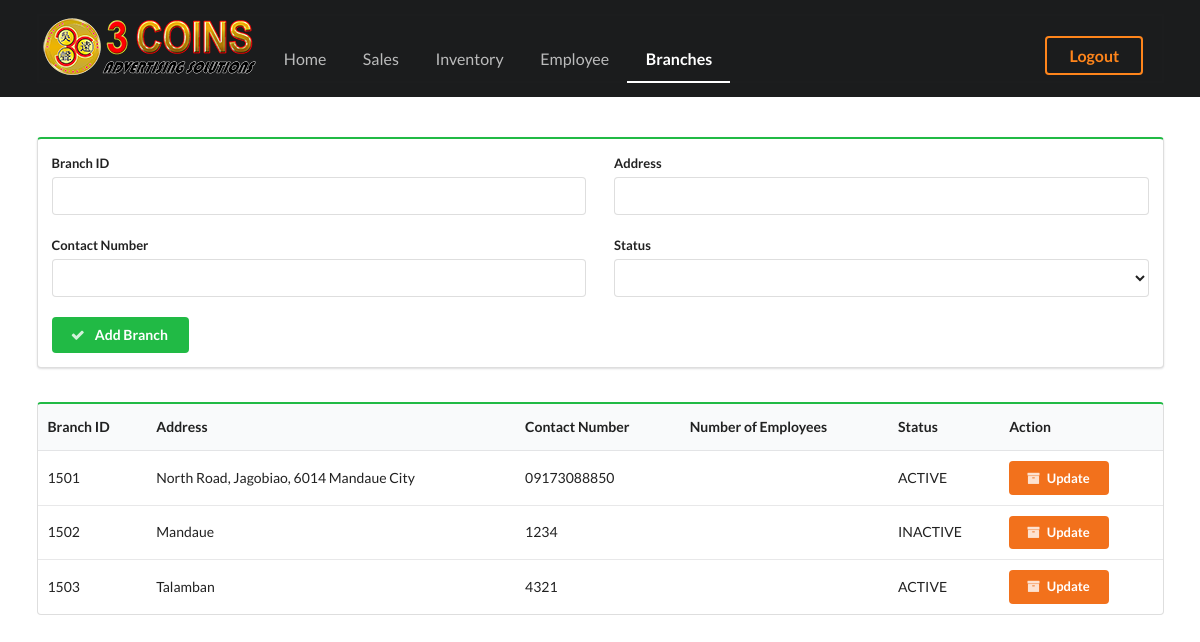
The app's page /webpages/admin/admin_branch.php (signed in) with its own data.
### tables this page shows
CREATE TABLE IF NOT EXISTS `branch` (
  `branch_id` int(11) NOT NULL,
  `branch_address` varchar(255) DEFAULT NULL,
  `branch_contact_number` varchar(20) DEFAULT NULL,
  `number_of_employees` int(11) DEFAULT NULL,
  `status` enum('ACTIVE','INACTIVE','UNDER RENOVATION') DEFAULT NULL
);

### webpages/required/core.php (called while the page is built, shortened)
<?php
function loggedin(){
 if (isset($_SESSION['user_id']) && !empty($_SESSION['user_id'])) {
 	return true;
 } else{
 	return false;
 }
}
?>

### webpages/admin/admin_branch.php (the view, shortened to what this page needs)
<?php
require '../required/core.php';
if (loggedin()) {
?>
<!DOCTYPE html>
<html>
<head>
  <link rel="stylesheet" type="text/css" href="../../dist/components/reset.css">
  <link rel="stylesheet" type="text/css" href="../../dist/components/site.css">
  <link rel="stylesheet" type="text/css" href="../../dist/components/accordion.css">
  <link rel="stylesheet" type="text/css" href="../../dist/components/container.css">
  <link rel="stylesheet" type="text/css" href="../../dist/components/grid.css">
  <link rel="stylesheet" type="text/css" href="../../dist/components/header.css">
  <link rel="stylesheet" type="text/css" href="../../dist/components/image.css">
  <link rel="stylesheet" type="text/css" href="../../dist/components/menu.css">
  <link rel="stylesheet" type="text/css" href="../../dist/components/form.css">
  <link rel="stylesheet" type="text/css" href="../../dist/components/divider.css">
  <link rel="stylesheet" type="text/css" href="../../dist/components/dropdown.css">
  <link rel="stylesheet" type="text/css" href="../../dist/components/segment.css">
  <link rel="stylesheet" type="text/css" href="../../dist/components/button.css">
  <link rel="stylesheet" type="text/css" href="../../dist/components/list.css">
  <link rel="stylesheet" type="text/css" href="../../dist/components/icon.css">
  <link rel="stylesheet" type="text/css" href="../../dist/components/sidebar.css">
  <link rel="stylesheet" type="text/css" href="../../dist/components/transition.css">
  <link rel="stylesheet" type="text/css" href="../../dist/components/table.css">
  <link rel="stylesheet" type="text/css" href="../../dist/components/modal.css">
</head>
<body>
  <div class="ui inverted vertical center aligned segment">
    <div class="ui container">
      <div class="ui large secondary inverted pointing menu">
        <a class="brand"><img src="../assets/images/logo3.png" class="image"></a>
        <a class="item" href="index.php">Home</a>
        <a class="item" href="admin_sales.php">Sales</a>
        <a class="item" href="admin_inventory.php">Inventory</a>
        <a class="item" href="admin_emp.php">Employee</a>
        <a class="active item">Branches</a>
        <div class="right item">
          <a class="ui inverted orange button" href="logout.php">Logout</a>
        </div>
      </div>
    </div>
  </div>
  <br><br>
  <div class="ui container">
      <div class="content">
        <form class="ui green form segment" method="post" action="<?php echo $_SERVER['PHP_SELF']; ?>">
          <div class="ui two column grid">
            <div class="column">
              <div class="field">
                <label>Branch ID</label>
                <input name="branch_id" type="text" required>
              </div>
            </div>
            <div class="column">
              <div class="field">
                <label>Address</label>
                <input name="address" type="text" required>
              </div>
            </div>
          </div>
          <br>
          <div class="ui two column grid">
            <div class="column">
              <div class="field">
                <label>Contact Number</label>
                <input type="text" name="contact_number" required>
              </div>
            </div>
            <div class="column">
              <div class="field">
                <label>Status</label>
                <select name="status" required>
                  <option value="" selected="selected"></option>
                  <option name="ACTIVE">ACTIVE</option>
                </select>
              </div>
            </div>
          </div>
          <br>
          <div>
            <button class="ui green button">
              <i class="check icon"></i>
                 Add Branch
            </button>
          </div>
        </form>
      </div>
    <br>
    <table class="ui green selectable table">
      <thead>
        <th>Branch ID</th>
        <th>Address</th>
        <th>Contact Number</th>
        <th>Number of Employees</th>
        <th>Status</th>
        <th>Action</th>
      </thead>
      <tbody>
      <?php
        $pdo = Database::connect();
        $sql = 'SELECT * FROM branch ORDER BY branch_id';
        foreach ($pdo->query($sql) as $row) {
              echo '<tr>';
              echo '<td>'. $row['branch_id'] . '</td>';
              echo '<td>'. $row['branch_address'] . '</td>';
              echo '<td>'. $row['branch_contact_number'] . '</td>';
              echo '<td>'. $row['number_of_employees'] . '</td>';
              echo '<td>'. $row['status'] . '</td>';
              echo '<td>';
              echo '<a href="update_branch.php?id='.$row['branch_id'].'"><button class="ui small orange button"><i class="archive icon"></i>Update</button></a>';
              echo '</td>';
              echo '</tr>';
        }
      ?>
      </tbody>
    </table>
  </div>
<br>
</body>
</html>
<?php
} else{
  include 'admin_login.php';
}
?>

### records on screen
branch: branch_id "1501", branch_address "North Road, Jagobiao, 6014 Mandaue City", branch_contact_number "09173088850", status "ACTIVE"
branch: branch_id "1502", branch_address "Mandaue", branch_contact_number "1234", status "INACTIVE"
branch: branch_id "1503", branch_address "Talamban", branch_contact_number "4321", status "ACTIVE"
